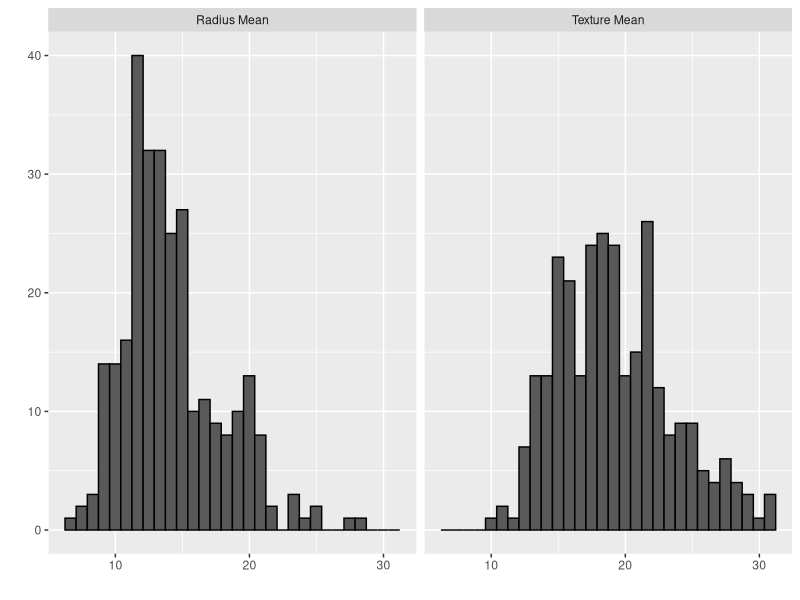
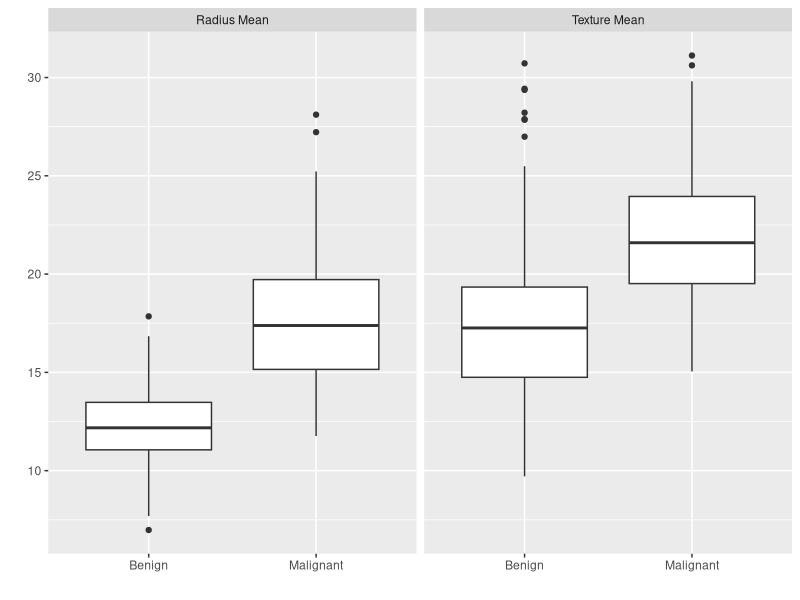
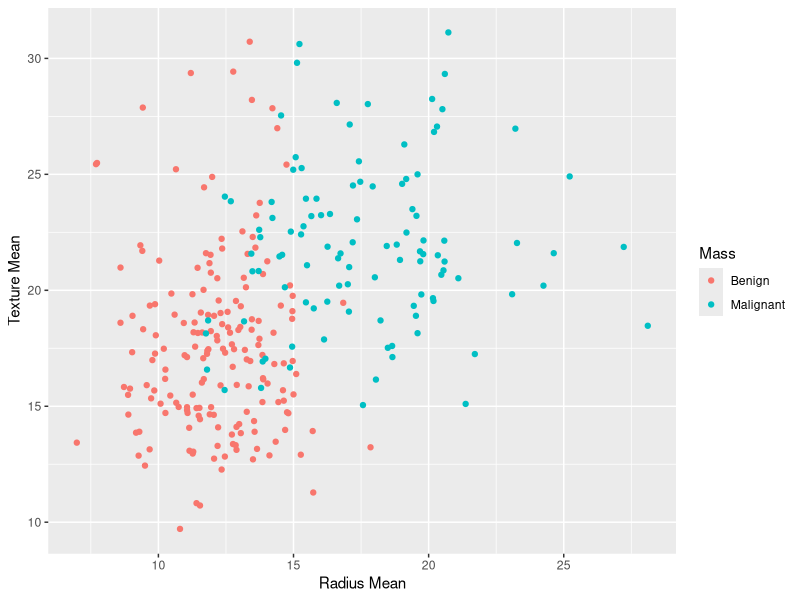
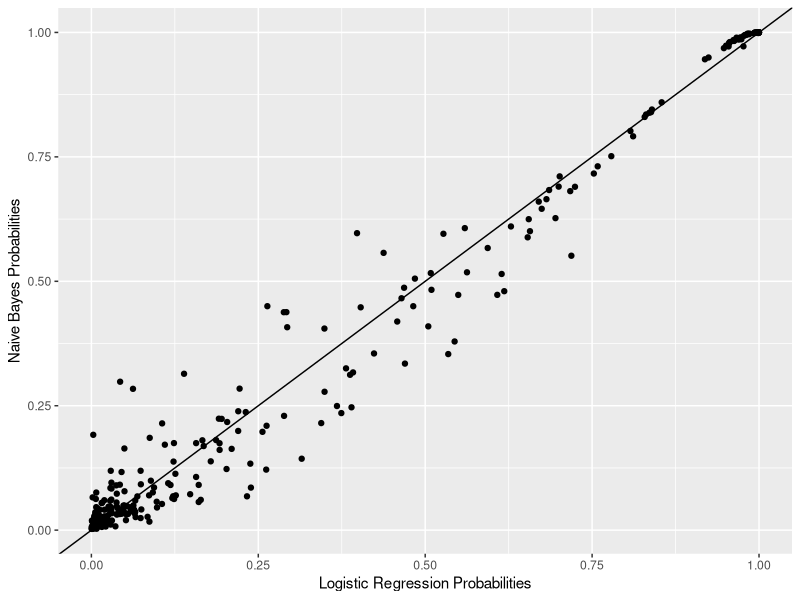
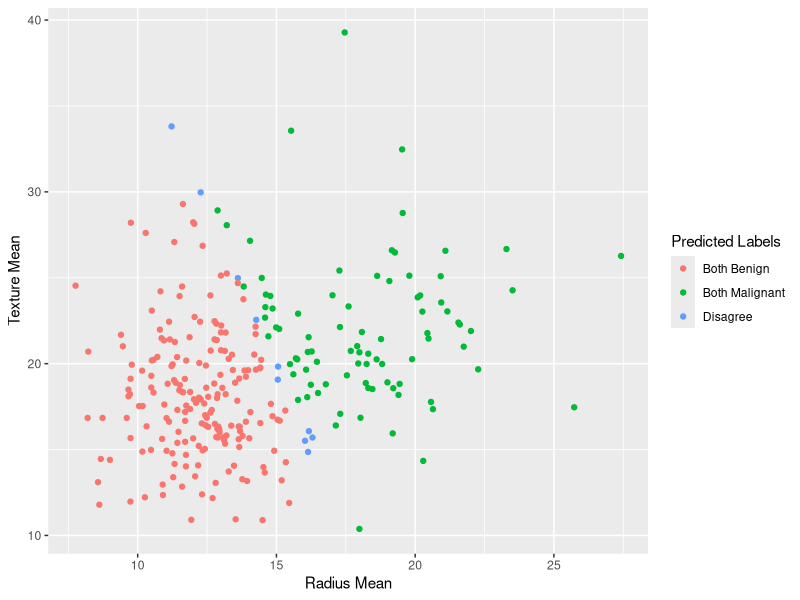

Source code (R) for these figures, in order:
## ---- chunk 1
library(tidyverse)
library(caret)
library(e1071)

library(dslabs)
data(brca)
## ---- chunk 2
dat = data.frame(labels = factor(ifelse(brca$y == "B", "Benign", "Malignant")), 
                 radius_mean = brca$x[,"radius_mean"], 
                 texture_mean = brca$x[,"texture_mean"])
## ---- chunk 3
set.seed(260)
index_train = createDataPartition(y = dat$labels, 
                                  times = 1, p = 0.5, list = FALSE)
train_set = slice(dat, index_train)
test_set = slice(dat, -index_train)
## ---- chunk 4
train_set %>% summary()
## ---- chunk 5
train_set %>% 
  summarize(pi = mean(labels=="Malignant")) %>% 
  .$pi
## ---- chunk 6
train_set %>% 
  gather(feature_name, measurement, c("radius_mean", "texture_mean"))  %>% 
  ggplot(aes(measurement)) + 
  geom_histogram(color = "black") + 
  facet_wrap(~ feature_name, 
             labeller = as_labeller(c("radius_mean"="Radius Mean", 
                                      "texture_mean" = "Texture Mean"))) + 
  xlab("") + ylab("")
## ---- chunk 7
train_set %>% 
  gather(feature_name, measurement, c("radius_mean", "texture_mean"))  %>% 
  ggplot(aes(x = labels, y = measurement)) + 
  geom_boxplot() + 
  facet_wrap(~ feature_name, 
             labeller = as_labeller(c("radius_mean"="Radius Mean", 
                                      "texture_mean" = "Texture Mean"))) + 
  xlab("") + ylab("")
## ---- chunk 8
train_set %>% 
  ggplot(aes(x = radius_mean, y = texture_mean, color = labels)) + 
  geom_point() + 
  scale_color_discrete(name = "Mass") + 
  xlab("Radius Mean") + ylab("Texture Mean")
## ---- chunk 9
fit_logistic = glm(labels ~ radius_mean + texture_mean, 
                   data = train_set, family = "binomial")

p_hat_logistic = predict(fit_logistic, newdata = test_set, type = "response")
y_hat_logistic = factor(ifelse(p_hat_logistic > 0.5, "Malignant", "Benign"))

confusionMatrix(data = y_hat_logistic, 
                reference = test_set$labels, 
                positive = "Malignant")
## ---- chunk 10
fit_nb = naiveBayes(labels ~ radius_mean + texture_mean, 
                    data = train_set)

p_hat_nb = predict(fit_nb, newdata = test_set, type = "raw")[,"Malignant"]
y_hat_nb = predict(fit_nb, newdata = test_set, type = "class")

confusionMatrix(data = y_hat_nb, 
                reference = test_set$labels, 
                positive = "Malignant")
## ---- chunk 11
qplot(p_hat_logistic, p_hat_nb) + 
  xlab("Logistic Regression Probabilities") + 
  ylab("Naive Bayes Probabilities") + 
  geom_abline()
## ---- chunk 12
concordance_labels = case_when(
  y_hat_logistic == "Benign" & y_hat_nb == "Benign" ~ "Both Benign", 
  y_hat_logistic == "Malignant" & y_hat_nb == "Malignant" ~ "Both Malignant", 
  TRUE ~ "Disagree"
)
## ---- chunk 13
test_set %>% ggplot(aes(radius_mean, texture_mean, 
                        color = concordance_labels)) +
  geom_point() + 
  scale_color_discrete(name = "Predicted Labels") + 
  xlab("Radius Mean") + ylab("Texture Mean")
## ---- chunk 14
test_set %>% filter(concordance_labels == "Disagree")
